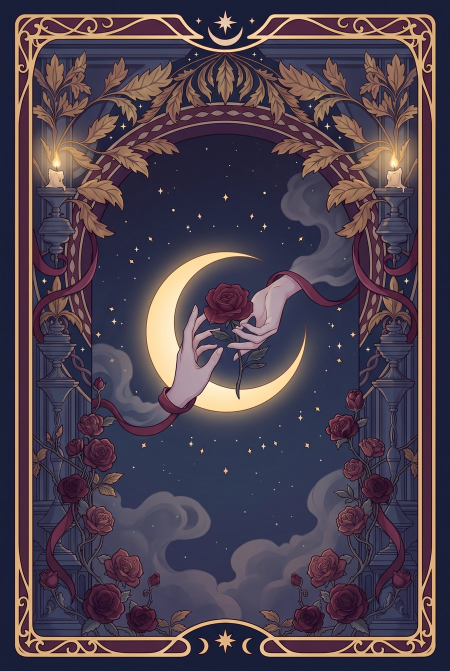
#> input picture assets/cards/afterdark/back.jpg, 900 x 1341 px, given in place of ad_talk_b.png, which was not available (shown at 1/2 size)
$ python compose.py
#> lines starting #> are read from the running program, lines starting #| are printed output that depends on the picture; after the words box and inside, x2 and y2 are one past the last pixel; in counts of white or black regions, pixels touching at a corner belong together; pictures that were not available may be replaced by others from this repository, and a replacement may not be noted
### art-source/editions/tools/poses.py
"""
把 src/data/editions/poses.ts 的姿勢畫成圖（和 App 裡 PoseArt 的畫法一致）：
- 檢查用總覽：python3 art-source/editions/tools/poses.py sheet <輸出.png>
- 姿勢牌的選單縮圖會用 draw_pose() 畫在卡面拱窗上（compose.py 呼叫）
姿勢資料由 node 直接讀 TS 檔取得。
"""
import json, subprocess, sys
from PIL import Image, ImageDraw

GOLD = (232, 207, 148)
ROSE = (235, 163, 182)
LINE = (227, 194, 122)

def load_poses():
    js = "import('./src/data/editions/poses.ts').then(m => console.log(JSON.stringify(m.POSES)))"
    out = subprocess.run(['node', '--no-warnings', '-e', js], capture_output=True, text=True, check=True).stdout
    return json.loads(out)

# [52 lines left out: functions draw_scene, draw_figure, draw_pose, not called in this run]

# [10 lines that do not run on import are left out]

### art-source/editions/tools/compose.py
"""
特別版卡牌美術的輸出流程（從專案根目錄執行）：

    python3 art-source/editions/tools/compose.py

1. 合成暫代美術（fal 餘額不足時）：把一張插畫嵌進卡框的拱窗裡，再沿拱窗描一道邊線蓋住接縫，
   結果放在 art-source/editions/composed/。
2. 依 EXPORT 對照表輸出到 assets/cards/<版本>/（900×1341）與 assets/topics/<版本>/（選單縮圖）。

之後用 AI 重新生成正式美術時，把原圖放進 art-source/editions/，改 EXPORT 的來源再跑一次即可。
生成用的提示詞在 art-source/editions/prompts.md。
"""
import math, sys
import numpy as np
from PIL import Image, ImageDraw, ImageOps

W, H = 900, 1341
OUT = 'art-source/editions/composed'

def arch(cx=450, cy=432, rx=356, ry=333, bottom=680, grow=0):
    rx += grow; ry += grow; bottom += grow
    pts = [(cx - rx * math.cos(math.pi * i / 180), cy - ry * math.sin(math.pi * i / 180)) for i in range(181)]
    return [(cx - rx, bottom)] + pts + [(cx + rx, bottom)]

def cover(img, w, h, fx=0.5, fy=0.5):
    s = max(w / img.width, h / img.height)
    img = img.resize((round(img.width * s), round(img.height * s)), Image.LANCZOS)
    x = round((img.width - w) * fx); y = round((img.height - h) * fy)
    return img.crop((x, y, x + w, y + h))

def shift_reds(img, deg):
    """只轉紅、酒紅色系的色相（金色線條不動），用來把卡框換成別的顏色"""
    hsv = np.array(img.convert('HSV')).astype(np.int16)
    h = hsv[..., 0]
    red = ((h > 205) | (h < 12)) & (hsv[..., 1] > 40)
    h[red] = (h[red] + round(deg / 360 * 255)) % 256
    return Image.frombytes('HSV', img.size, hsv.astype(np.uint8).tobytes()).convert('RGB')

def compose(frame, art, out, geom=None, fx=0.5, fy=0.5, line=None, tint=None, art_crop=None, hue=0):
    geom = geom or {}
    f = Image.open(frame).convert('RGB').resize((W, H), Image.LANCZOS)
    if hue:
        f = shift_reds(f, hue)
    poly = arch(**geom, grow=2)
    xs = [p[0] for p in poly]; ys = [p[1] for p in poly]
    box = (math.floor(min(xs)), math.floor(min(ys)), math.ceil(max(xs)), math.ceil(max(ys)))
    src = Image.open(art).convert('RGB')
    if art_crop:  # 只取插畫的某一塊（相對座標 x0, y0, x1, y1）
        x0, y0, x1, y1 = art_crop
        src = src.crop((round(src.width * x0), round(src.height * y0), round(src.width * x1), round(src.height * y1)))
    a = cover(src, box[2] - box[0], box[3] - box[1], fx, fy)
    if tint:  # 讓插畫色調貼近卡框
        a = Image.blend(a, Image.new('RGB', a.size, tint), 0.12)
    mask = Image.new('L', (W, H), 0)
    ImageDraw.Draw(mask).polygon(poly, fill=255)
    layer = Image.new('RGB', (W, H)); layer.paste(a, box[:2])
    f.paste(layer, (0, 0), mask)
    # 拱窗邊線：顏色取原本邊線的顏色
    col = line or f.getpixel((94, 600))
    ImageDraw.Draw(f).line(arch(**geom, grow=1) + [arch(**geom, grow=1)[0]], fill=col, width=4, joint='curve')
    f.save(f'{OUT}/{out}', quality=88, optimize=True, progressive=True)
    print('saved', out)

def night_sky(out, size=(1000, 900), seed=7):
    """姿勢圖解的拱窗底圖：深藍紫漸層、中央一圈柔光、零星金色星點（人形圖由 App 疊上去）"""
    import random
    rnd = random.Random(seed)
    w, h = size
    y = np.linspace(0, 1, h)[:, None]
    top, bottom = np.array([24, 20, 52]), np.array([58, 30, 70])
    img = (top * (1 - y) + bottom * y)[:, None, :].repeat(w, axis=1)
    yy, xx = np.mgrid[0:h, 0:w]
    glow = np.exp(-(((xx - w / 2) / (w * 0.42)) ** 2 + ((yy - h * 0.62) / (h * 0.36)) ** 2))[..., None]
    img = img + glow * np.array([70, 42, 60])
    im = Image.fromarray(np.clip(img, 0, 255).astype(np.uint8))
    d = ImageDraw.Draw(im)
    for _ in range(90):
        x, yv, r = rnd.uniform(0, w), rnd.uniform(0, h * 0.75), rnd.choice([1, 1, 1.5, 2, 2.5])
        c = (232, 207, 148) if rnd.random() < 0.7 else (246, 233, 214)
        d.ellipse([x - r, yv - r, x + r, yv + r], fill=c)
    im.save(f'{OUT}/{out}')
    print('saved', out)

def pose_thumb(face, out, index):
    """姿勢牌的選單縮圖：在卡面拱窗畫上一個姿勢（位置和 App 的 PoseArt 一樣）"""
    sys.path.insert(0, 'art-source/editions/tools')
    from poses import draw_pose, load_poses
    img = Image.open(face).convert('RGBA').resize((W, H), Image.LANCZOS)
    draw_pose(img, load_poses()[index], (W * POSE_BOX[0], H * POSE_BOX[1], W * POSE_BOX[2]))
    img.convert('RGB').save(f'{OUT}/{out}', quality=90)
    print('saved', out)

# 姿勢圖在卡面上的位置：(左, 上) 相對卡片寬高，寬度相對卡片寬；和 src/components/PoseArt.tsx 一致
POSE_BOX = (0.13, 0.12, 0.74)

def duotone(src, out, dark, mid, light):
    g = ImageOps.autocontrast(ImageOps.grayscale(Image.open(src).convert('RGB').resize((W, H), Image.LANCZOS)), cutoff=1)
    ImageOps.colorize(g, black=dark, white=light, mid=mid).save(f'{OUT}/{out}', quality=88, optimize=True, progressive=True)
    print('saved', out)

def export(src, card, thumb=None):
    """卡面縮到 900×1341；縮圖取拱窗那一塊，比例和經典版主題縮圖一樣（338×290）"""
    img = Image.open(src).convert('RGB').resize((W, H), Image.LANCZOS)
    if card:
        img.save(card, quality=86, optimize=True, progressive=True)
    if thumb:
        win = img.crop((111, 99, 789, 680)).resize((338, 290), Image.LANCZOS)
        win.save(thumb, quality=86, optimize=True)
    print('export', card, thumb or '')

# 來源 → 輸出（正式美術生成後改這裡）
E = 'art-source/editions'
EXPORT = [
    (f'{E}/ad_back_a.png', 'assets/cards/afterdark/back.jpg', None),
    (f'{E}/ad_talk_b.png', 'assets/cards/afterdark/talk.jpg', 'assets/topics/afterdark/talk.jpg'),
    (f'{E}/ad_talk_a.png', 'assets/cards/afterdark/touch.jpg', 'assets/topics/afterdark/touch.jpg'),
    (f'{E}/composed/ad_fantasy.jpg', 'assets/cards/afterdark/fantasy.jpg', 'assets/topics/afterdark/fantasy.jpg'),
    (f'{E}/composed/ad_pose.jpg', 'assets/cards/afterdark/pose.jpg', None),
    (f'{E}/composed/ad_pose_thumb.jpg', None, 'assets/topics/afterdark/pose.jpg'),
    (f'{E}/composed/pa_back.jpg', 'assets/cards/parents/back.jpg', None),
    (f'{E}/composed/pa_past.jpg', 'assets/cards/parents/past.jpg', 'assets/topics/parents/past.jpg'),
    (f'{E}/composed/pa_home.jpg', 'assets/cards/parents/home.jpg', 'assets/topics/parents/home.jpg'),
    (f'{E}/composed/pa_heart.jpg', 'assets/cards/parents/heart.jpg', 'assets/topics/parents/heart.jpg'),
    (f'{E}/composed/pa_wild.jpg', 'assets/cards/parents/wild.jpg', 'assets/topics/parents/wild.jpg'),
]

if __name__ == '__main__':
    import os
    for d in [OUT, 'assets/cards/afterdark', 'assets/cards/parents', 'assets/topics/afterdark', 'assets/topics/parents']:
        os.makedirs(d, exist_ok=True)
    A = 'art-source'
    # 深夜限定：祕密幻想＝情話卡框改紫＋月下遞玫瑰
    compose(f'{A}/editions/ad_talk_b.png', f'{A}/editions/ad_back_b.png', 'ad_fantasy.jpg',
            geom={'bottom': 688}, art_crop=(0.21, 0.16, 0.79, 0.62), fy=0.45, line=(214, 178, 110), hue=-55)
#> in compose, f is the input picture: PIL image 900x1341 RGB; mean R, G, B 78.8, 65.8, 78.9
#> in shift_reds, `red = ((h > 205) | (h < 12)) & (hsv[..., 1] > 40)`:
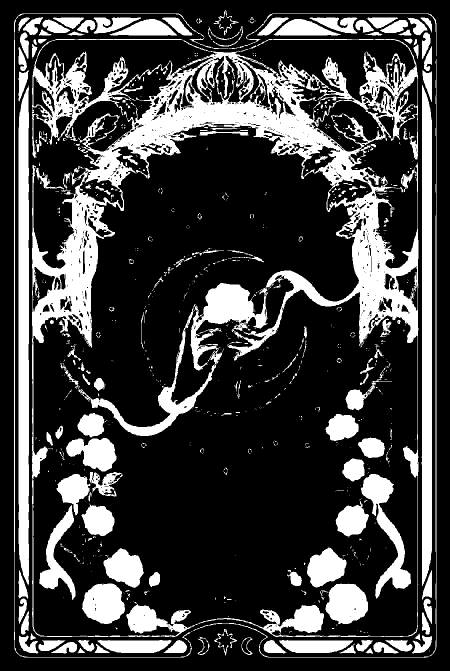
#> red: shape (1341, 900) bool (shown at 1/2 size); 25.1% white; 863 white regions (669 under 20 px), largest, box (x1, y1, x2, y2) and area: (64, 78, 837, 1274) 152486, (37, 171, 58, 1171) 19573, (843, 170, 864, 1172) 18991
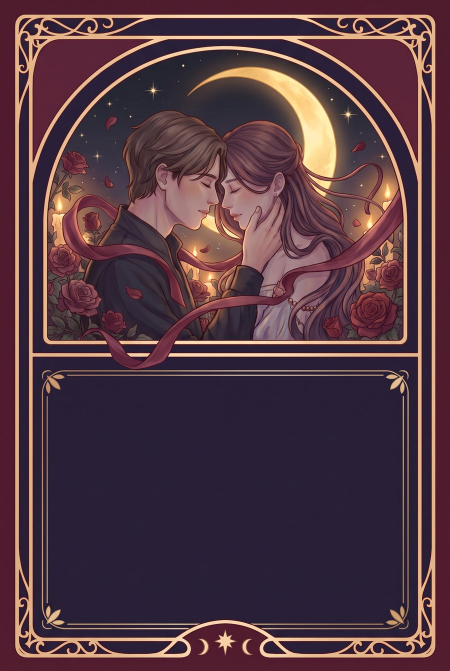
#> input picture assets/cards/afterdark/talk.jpg, 900 x 1341 px, given in place of ad_back_b.png, which was not available (shown at 1/2 size)
#> in compose, src is the input picture: PIL image 900x1341 RGB; mean R, G, B 84.5, 56.8, 66.9
#> in compose, `mask = Image.new('L', (W, H), 0)`: mask: PIL image 900x1341 L; every value is 0
#> in compose, `ImageDraw.Draw(mask).polygon(poly, fill=255)`: mask: PIL image 900x1341 L; 31% white; 1 white region, box (x1, y1, x2, y2) and area: (92, 97, 809, 691) 374420
#> in compose, `layer = Image.new('RGB', (W, H))`: layer: PIL image 900x1341 RGB; every value is 0
#> in compose, `f.paste(layer, (0, 0), mask)`:
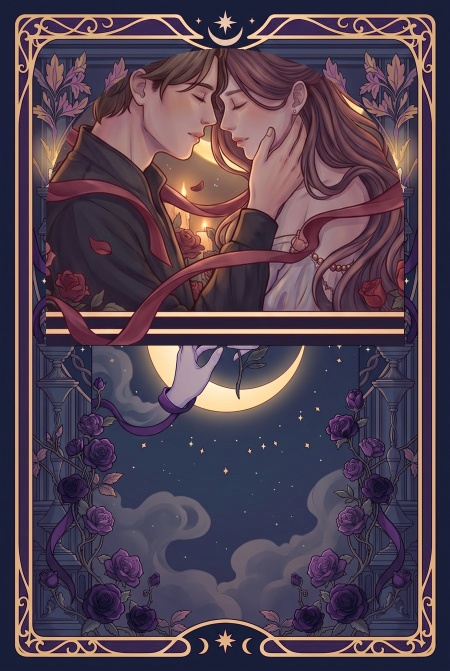
#> f: PIL image 900x1341 RGB (shown at 1/2 size); mean R, G, B 84.3, 67.1, 81.7
#> in compose, `col = line or f.getpixel((94, 600))`: col = (214, 178, 110)
    # 深夜限定：姿勢圖解＝情話卡框改靛藍＋星空拱窗；縮圖畫上騎乘式
    night_sky('night_sky.png')
    compose(f'{A}/editions/ad_talk_b.png', f'{OUT}/night_sky.png', 'ad_pose.jpg',
            geom={'bottom': 688}, line=(214, 178, 110), hue=-105)
#> call 2 of compose, with frame = 'art-source/editions/ad_talk_b.png', out = 'ad_pose.jpg', fx = 0.5, fy = 0.5, line = (214, 178, 110), hue = -105
#> call 2 of shift_reds, with deg = -105
#> in shift_reds (call 2), `h[red] = (h[red] + round(deg / 360 * 255)) % 256`:
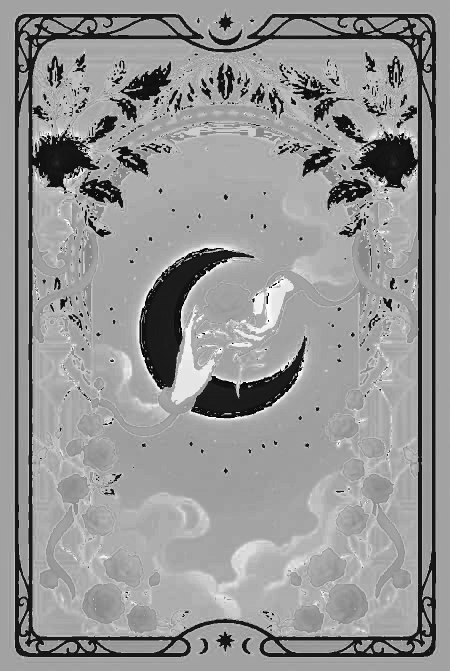
#> h: shape (1341, 900) int16 (shown at 1/2 size); min 0, max 253, mean 149.3
#> call 2 of cover, with w = 716, h = 593, fx = 0.5, fy = 0.5
#> in cover (call 2), `return img.crop((x, y, x + w, y + h))`:
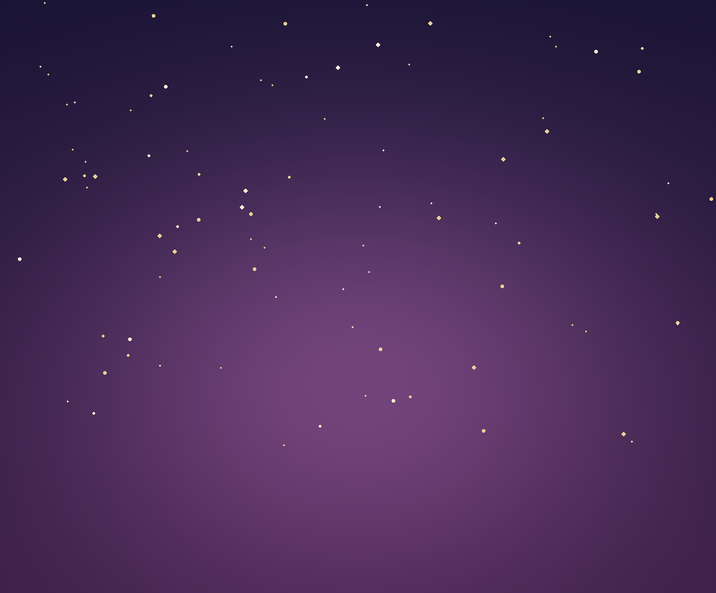
#> returned value: PIL image 716x593 RGB; mean R, G, B 70.2, 42.4, 85.9
#> in compose (call 2), `layer.paste(a, box[:2])`:
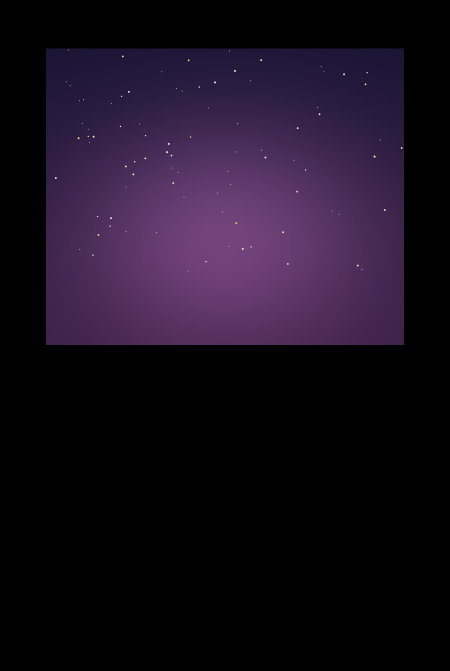
#> layer: PIL image 900x1341 RGB (shown at 1/2 size); mean R, G, B 24.7, 14.9, 30.2
    pose_thumb(f'{OUT}/ad_pose.jpg', 'ad_pose_thumb.jpg', 1)
#> (the call stopped at in load_poses, `out = subprocess.run(['node', '--no-warnings', '-e', js], capture_outp..`: subprocess is not available in this run)
#> in pose_thumb, `img.convert('RGB').save(f'{OUT}/{out}', quality=90)`:
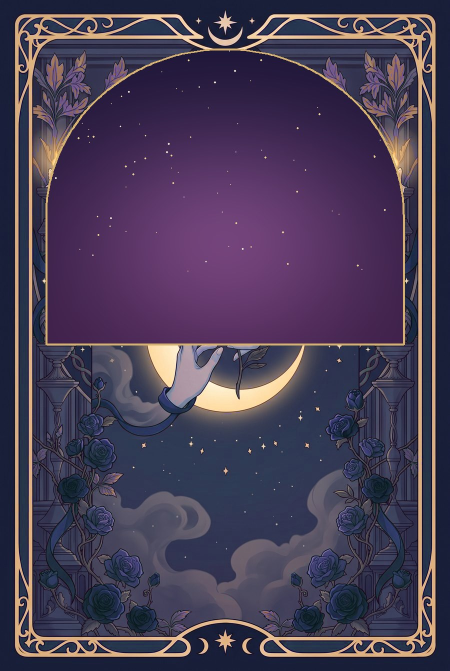
#> saved as ad_pose_thumb.jpg: PIL image 900x1341 RGB (shown at 1/2 size); mean R, G, B 72.5, 61.2, 85.8
    # 爸媽聊聊：經典卡框＋情境插畫
    compose('assets/cards/memory.jpg', f'{A}/walk_raw.png', 'pa_past.jpg', fy=0.55)
#> (the run stopped early here; a loop or call above may not have finished)
